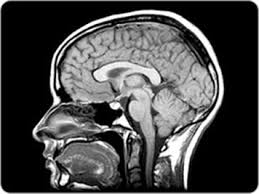
#> input picture ImageProcessing/Ch3-images/brain.jpg, 259 x 194 px, found by its file name
$ python P-3-05-GrayScaleLogTransformation.py
#> lines starting #> are read from the running program, lines starting #| are printed output that depends on the picture
# Log Transformation
import cv2 as cv
import numpy as np
filepath="../Ch3-images/brain.jpg"  # for log transform
img=cv.imread(filepath,0)
#> img is the input picture: shape (194, 259); min 0, max 255, mean 71.7

img2=img.copy()
img2=np.log2(img2)
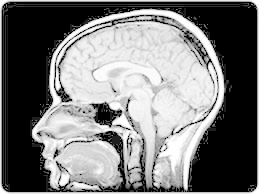
#> img2: shape (194, 259) float16; 36.66% of the values are NaN or infinite; the others: min 0, max 8, mean 5.98; drawn with min black, max white, NaN and infinite black
img2=255*(img2/np.max(img2))
img2=img2.astype(np.uint8)

imgs=np.hstack((img,img2))
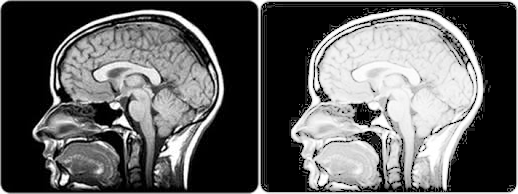
#> imgs: shape (194, 518); min 0, max 255, mean 96.1
cv.imshow("A)Image B)Image Log Transform",imgs)
cv.waitKey(0)

$ run again, with ImageProcessing/Ch3-images/apple.jpg copied over ImageProcessing/Ch3-images/brain.jpg
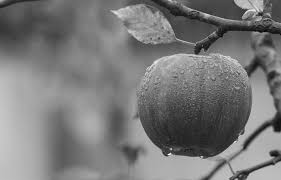
#> input picture ImageProcessing/Ch3-images/apple.jpg, 281 x 180 px, found by its file name
#> img is the input picture: shape (180, 281); min 0, max 255, mean 121.3
#> `img2=img2.astype(np.uint8)`:
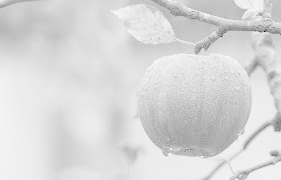
#> img2: shape (180, 281); min 0, max 255, mean 216.9
#> `imgs=np.hstack((img,img2))`:
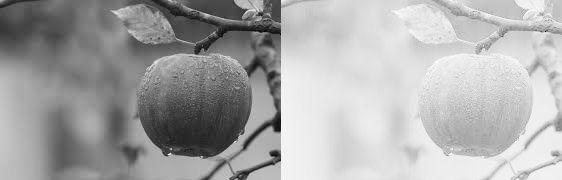
#> imgs: shape (180, 562); min 0, max 255, mean 169.1
